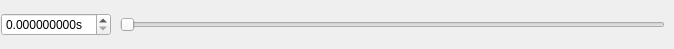
<?xml version="1.0" encoding="UTF-8"?>
<ui version="4.0">
 <class>GPSDisplay</class>
 <widget class="QWidget" name="GPSDisplay">
  <property name="geometry">
   <rect>
    <x>0</x>
    <y>0</y>
    <width>674</width>
    <height>49</height>
   </rect>
  </property>
  <property name="windowTitle">
   <string>Form</string>
  </property>
  <layout class="QVBoxLayout" name="map_layout">
   <property name="spacing">
  <number>1</number>
</property>
   <property name="leftMargin">
  <number>1</number>
</property>
   <property name="topMargin">
  <number>1</number>
</property>
   <property name="rightMargin">
  <number>1</number>
</property>
   <property name="bottomMargin">
  <number>1</number>
</property>
   <item>
    <layout class="QHBoxLayout" name="horizontalLayout_2" stretch="0,0,1,0">
     <property name="spacing">
  <number>1</number>
</property>
     <item>
      <widget class="QDoubleSpinBox" name="timestamp">
       <property name="suffix">
        <string>s</string>
       </property>
       <property name="decimals">
        <number>9</number>
       </property>
       <property name="singleStep">
        <double>0.001000000000000</double>
       </property>
      </widget>
     </item>
     <item>
      <widget class="QLabel" name="min_t">
       <property name="text">
        <string/>
       </property>
      </widget>
     </item>
     <item>
      <widget class="QSlider" name="timestamp_slider">
       <property name="maximum">
        <number>99999</number>
       </property>
       <property name="orientation">
        <enum>Qt::Orientation::Horizontal</enum>
       </property>
       <property name="invertedAppearance">
        <bool>false</bool>
       </property>
       <property name="invertedControls">
        <bool>false</bool>
       </property>
       <property name="tickPosition">
        <enum>QSlider::TickPosition::NoTicks</enum>
       </property>
       <property name="tickInterval">
        <number>1</number>
       </property>
      </widget>
     </item>
     <item>
      <widget class="QLabel" name="max_t">
       <property name="text">
        <string/>
       </property>
      </widget>
     </item>
    </layout>
   </item>
  </layout>
 </widget>
 <resources>
  <include location="resource.qrc"/>
 </resources>
 <connections/>
</ui>
